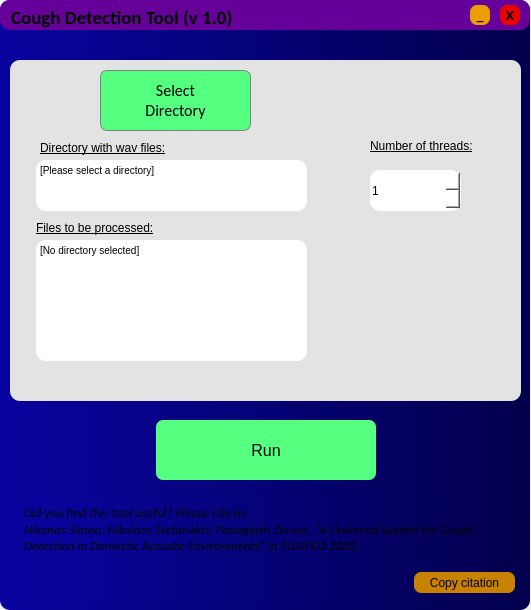
<?xml version="1.0" encoding="UTF-8"?>
<ui version="4.0">
 <class>MainWindow</class>
 <widget class="QMainWindow" name="MainWindow">
  <property name="geometry">
   <rect>
    <x>0</x>
    <y>0</y>
    <width>531</width>
    <height>610</height>
   </rect>
  </property>
  <property name="windowTitle">
   <string>MainWindow</string>
  </property>
  <widget class="QWidget" name="centralwidget">
   <widget class="QFrame" name="frame">
    <property name="geometry">
     <rect>
      <x>0</x>
      <y>0</y>
      <width>530</width>
      <height>610</height>
     </rect>
    </property>
    <property name="styleSheet">
     <string notr="true">background-color: qlineargradient(spread:pad, x1:0, y1:0, x2:1, y2:0, stop:0 rgba(9, 3, 159, 255), stop:1 rgba(3, 0, 76, 255));

border-radius: 10px
</string>
    </property>
    <property name="frameShape">
     <enum>QFrame::StyledPanel</enum>
    </property>
    <property name="frameShadow">
     <enum>QFrame::Raised</enum>
    </property>
    <widget class="QPushButton" name="btn_run">
     <property name="geometry">
      <rect>
       <x>156</x>
       <y>420</y>
       <width>220</width>
       <height>60</height>
      </rect>
     </property>
     <property name="font">
      <font>
       <pointsize>12</pointsize>
      </font>
     </property>
     <property name="styleSheet">
      <string notr="true">QPushButton{ 
border:none; 
border-radius: 7px; 
background-color: rgb(85, 255, 127);
}
QPushButton:hover{
background-color: rgb(88, 255, 107, 150);
}</string>
     </property>
     <property name="text">
      <string>Run</string>
     </property>
    </widget>
    <widget class="QFrame" name="frame_2">
     <property name="geometry">
      <rect>
       <x>10</x>
       <y>60</y>
       <width>511</width>
       <height>341</height>
      </rect>
     </property>
     <property name="styleSheet">
      <string notr="true">background-color: rgb(227, 227, 227);border-radius:10px;</string>
     </property>
     <property name="frameShape">
      <enum>QFrame::StyledPanel</enum>
     </property>
     <property name="frameShadow">
      <enum>QFrame::Raised</enum>
     </property>
     <widget class="QPushButton" name="btn_dir">
      <property name="geometry">
       <rect>
        <x>90</x>
        <y>10</y>
        <width>151</width>
        <height>61</height>
       </rect>
      </property>
      <property name="font">
       <font>
        <family>Calibri</family>
        <pointsize>12</pointsize>
        <weight>50</weight>
        <bold>false</bold>
       </font>
      </property>
      <property name="styleSheet">
       <string notr="true">QPushButton{ 
border:0.5px solid grey; 
border-radius: 7px; 
background-color: rgb(85, 255, 127);
}
QPushButton:hover{
background-color: rgb(85, 255, 127, 150);
}</string>
      </property>
      <property name="text">
       <string>Select
Directory</string>
      </property>
     </widget>
     <widget class="QTextBrowser" name="wav_folder">
      <property name="geometry">
       <rect>
        <x>26</x>
        <y>100</y>
        <width>271</width>
        <height>51</height>
       </rect>
      </property>
      <property name="font">
       <font>
        <pointsize>9</pointsize>
       </font>
      </property>
      <property name="styleSheet">
       <string notr="true">background-color:rgb(255, 255, 255)</string>
      </property>
      <property name="html">
       <string>&lt;!DOCTYPE HTML PUBLIC &quot;-//W3C//DTD HTML 4.0//EN&quot; &quot;http://www.w3.org/TR/REC-html40/strict.dtd&quot;&gt;
&lt;html&gt;&lt;head&gt;&lt;meta name=&quot;qrichtext&quot; content=&quot;1&quot; /&gt;&lt;style type=&quot;text/css&quot;&gt;
p, li { white-space: pre-wrap; }
&lt;/style&gt;&lt;/head&gt;&lt;body style=&quot; font-family:'MS Shell Dlg 2'; font-size:9pt; font-weight:400; font-style:normal;&quot;&gt;
&lt;p style=&quot; margin-top:0px; margin-bottom:0px; margin-left:0px; margin-right:0px; -qt-block-indent:0; text-indent:0px;&quot;&gt;&lt;span style=&quot; font-size:7.8pt;&quot;&gt;[Please select a directory]&lt;/span&gt;&lt;/p&gt;&lt;/body&gt;&lt;/html&gt;</string>
      </property>
     </widget>
     <widget class="QLabel" name="label_2">
      <property name="geometry">
       <rect>
        <x>360</x>
        <y>70</y>
        <width>141</width>
        <height>31</height>
       </rect>
      </property>
      <property name="font">
       <font>
        <pointsize>9</pointsize>
        <underline>true</underline>
       </font>
      </property>
      <property name="text">
       <string>Number of threads:</string>
      </property>
     </widget>
     <widget class="QTextBrowser" name="wavs">
      <property name="geometry">
       <rect>
        <x>26</x>
        <y>180</y>
        <width>271</width>
        <height>121</height>
       </rect>
      </property>
      <property name="font">
       <font>
        <pointsize>9</pointsize>
       </font>
      </property>
      <property name="styleSheet">
       <string notr="true">background-color:rgb(255, 255, 255)</string>
      </property>
      <property name="html">
       <string>&lt;!DOCTYPE HTML PUBLIC &quot;-//W3C//DTD HTML 4.0//EN&quot; &quot;http://www.w3.org/TR/REC-html40/strict.dtd&quot;&gt;
&lt;html&gt;&lt;head&gt;&lt;meta name=&quot;qrichtext&quot; content=&quot;1&quot; /&gt;&lt;style type=&quot;text/css&quot;&gt;
p, li { white-space: pre-wrap; }
&lt;/style&gt;&lt;/head&gt;&lt;body style=&quot; font-family:'MS Shell Dlg 2'; font-size:9pt; font-weight:400; font-style:normal;&quot;&gt;
&lt;p style=&quot; margin-top:0px; margin-bottom:0px; margin-left:0px; margin-right:0px; -qt-block-indent:0; text-indent:0px;&quot;&gt;&lt;span style=&quot; font-size:7.8pt;&quot;&gt;[No directory selected]&lt;/span&gt;&lt;/p&gt;&lt;/body&gt;&lt;/html&gt;</string>
      </property>
     </widget>
     <widget class="QLabel" name="label">
      <property name="geometry">
       <rect>
        <x>30</x>
        <y>80</y>
        <width>161</width>
        <height>16</height>
       </rect>
      </property>
      <property name="font">
       <font>
        <pointsize>9</pointsize>
        <weight>50</weight>
        <bold>false</bold>
        <underline>true</underline>
       </font>
      </property>
      <property name="text">
       <string>Directory with wav files:</string>
      </property>
     </widget>
     <widget class="QLabel" name="label_3">
      <property name="geometry">
       <rect>
        <x>26</x>
        <y>160</y>
        <width>151</width>
        <height>16</height>
       </rect>
      </property>
      <property name="font">
       <font>
        <pointsize>9</pointsize>
        <underline>true</underline>
       </font>
      </property>
      <property name="text">
       <string>Files to be processed:</string>
      </property>
     </widget>
     <widget class="QSpinBox" name="num_of_threads">
      <property name="geometry">
       <rect>
        <x>360</x>
        <y>110</y>
        <width>91</width>
        <height>41</height>
       </rect>
      </property>
      <property name="styleSheet">
       <string notr="true">background-color: rgb(255, 255, 255);</string>
      </property>
      <property name="minimum">
       <number>1</number>
      </property>
      <property name="maximum">
       <number>20</number>
      </property>
     </widget>
    </widget>
    <widget class="QFrame" name="frame_3">
     <property name="geometry">
      <rect>
       <x>0</x>
       <y>0</y>
       <width>530</width>
       <height>30</height>
      </rect>
     </property>
     <property name="styleSheet">
      <string notr="true">background-color: rgb(101, 0, 152);</string>
     </property>
     <property name="frameShape">
      <enum>QFrame::StyledPanel</enum>
     </property>
     <property name="frameShadow">
      <enum>QFrame::Raised</enum>
     </property>
     <widget class="QPushButton" name="btn_min">
      <property name="geometry">
       <rect>
        <x>470</x>
        <y>5</y>
        <width>20</width>
        <height>20</height>
       </rect>
      </property>
      <property name="font">
       <font>
        <family>Calibri</family>
        <pointsize>10</pointsize>
        <weight>75</weight>
        <bold>true</bold>
       </font>
      </property>
      <property name="styleSheet">
       <string notr="true">QPushButton{ 
border:none; 
border-radius: 7px; 
background-color: rgb(235, 157, 0);
}
QPushButton:hover{
background-color: rgba(235, 157, 0, 150);
}</string>
      </property>
      <property name="text">
       <string>_</string>
      </property>
     </widget>
     <widget class="QPushButton" name="btn_exit">
      <property name="geometry">
       <rect>
        <x>500</x>
        <y>5</y>
        <width>20</width>
        <height>20</height>
       </rect>
      </property>
      <property name="font">
       <font>
        <family>Corbel</family>
        <pointsize>10</pointsize>
        <weight>75</weight>
        <bold>true</bold>
       </font>
      </property>
      <property name="styleSheet">
       <string notr="true">QPushButton{ 
border:none; 
border-radius: 7px; 
background-color: rgb(235, 0, 0);
}
QPushButton:hover{
background-color: rgb(235,0,0, 150);
}</string>
      </property>
      <property name="text">
       <string>X</string>
      </property>
     </widget>
     <widget class="QLabel" name="label_4">
      <property name="geometry">
       <rect>
        <x>11</x>
        <y>-3</y>
        <width>331</width>
        <height>41</height>
       </rect>
      </property>
      <property name="font">
       <font>
        <family>Calibri</family>
        <pointsize>14</pointsize>
        <weight>75</weight>
        <bold>true</bold>
       </font>
      </property>
      <property name="text">
       <string>Cough Detection Tool (v 1.0)</string>
      </property>
     </widget>
    </widget>
    <widget class="QPushButton" name="copy_citation">
     <property name="geometry">
      <rect>
       <x>414</x>
       <y>572</y>
       <width>101</width>
       <height>21</height>
      </rect>
     </property>
     <property name="styleSheet">
      <string notr="true">QPushButton{ 
border:none; 
border-radius: 7px; 
background-color: rgb(200, 130, 0);
}
QPushButton:hover{
background-color: rgb(200, 130, 0, 150);
}</string>
     </property>
     <property name="text">
      <string>Copy citation</string>
     </property>
    </widget>
    <widget class="QPlainTextEdit" name="cite_label">
     <property name="geometry">
      <rect>
       <x>20</x>
       <y>500</y>
       <width>510</width>
       <height>100</height>
      </rect>
     </property>
     <property name="font">
      <font>
       <family>Calibri</family>
       <pointsize>10</pointsize>
       <italic>true</italic>
      </font>
     </property>
     <property name="mouseTracking">
      <bool>false</bool>
     </property>
     <property name="readOnly">
      <bool>true</bool>
     </property>
     <property name="plainText">
      <string>Did you find this tool useful? Please cite as:
Nikonas Simou; Nikolaos Stefanakis; Panagiotis Zervas, &quot;A Universal System for Cough Detection in Domestic Acoustic Environments&quot; in EUSIPCO 2020.</string>
     </property>
    </widget>
    <zorder>btn_run</zorder>
    <zorder>frame_2</zorder>
    <zorder>frame_3</zorder>
    <zorder>cite_label</zorder>
    <zorder>copy_citation</zorder>
   </widget>
  </widget>
 </widget>
 <resources/>
 <connections/>
</ui>
